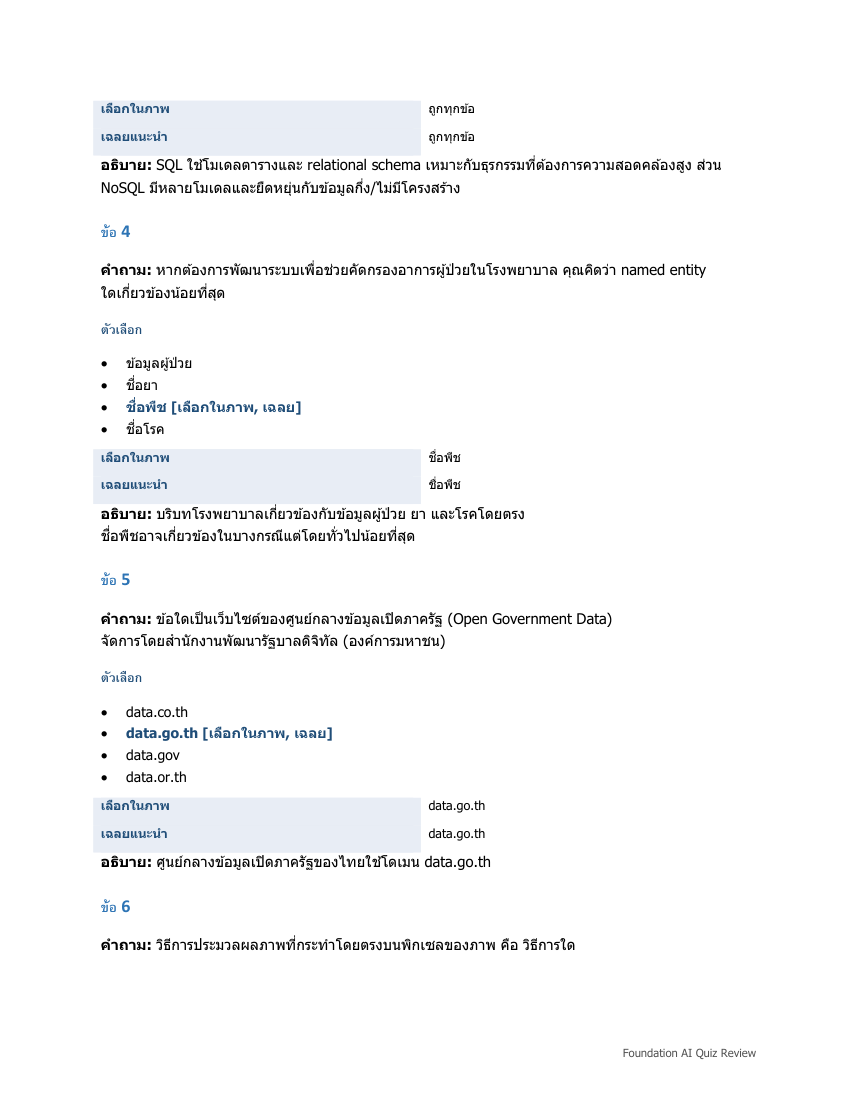
#> input picture Level 1/Foundation AI QUIZ/quiz_extraction/rendered_docx/page-003.png, 857 x 1109 px; its folder holds only this picture in this run
$ python make_render_contact_sheets.py
#> lines starting #> are read from the running program, lines starting #| are printed output that depends on the picture
from __future__ import annotations

from pathlib import Path

from PIL import Image, ImageDraw, ImageFont, ImageOps


ROOT = Path(__file__).resolve().parents[1]
RENDER_DIR = ROOT / "rendered_docx"
SHEET_DIR = RENDER_DIR / "contact_sheets"


def main() -> None:
    SHEET_DIR.mkdir(parents=True, exist_ok=True)
    pages = sorted(RENDER_DIR.glob("page-*.png"))
    thumb_w = 330
    margin = 24
    label_h = 28
    cols = 3
    rows = 4
    per_sheet = cols * rows
    for sheet_idx in range(0, len(pages), per_sheet):
        chunk = pages[sheet_idx:sheet_idx + per_sheet]
        thumbs = []
        for path in chunk:
            img = Image.open(path).convert("RGB")
#> img is the input picture: PIL image 857x1109 RGB; mean R, G, B 248.4, 248.9, 249.5
            scale = thumb_w / img.width
#> scale = 0.385
            thumb = img.resize((thumb_w, int(img.height * scale)))
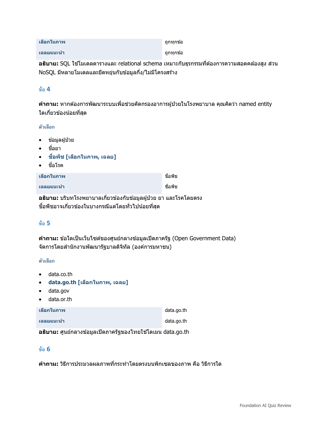
#> thumb: PIL image 330x427 RGB; mean R, G, B 248.3, 248.8, 249.4
            thumb = ImageOps.expand(thumb, border=1, fill="#999999")
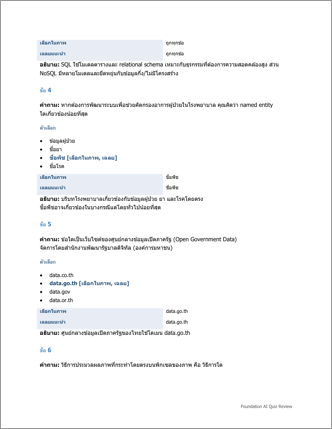
#> thumb: PIL image 332x429 RGB; mean R, G, B 247.3, 247.7, 248.4
            canvas = Image.new("RGB", (thumb.width, thumb.height + label_h), "white")
#> canvas: PIL image 332x457 RGB; every value is 255
            canvas.paste(thumb, (0, label_h))
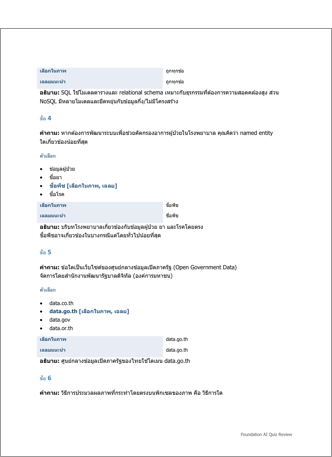
#> canvas: PIL image 332x457 RGB; mean R, G, B 247.8, 248.2, 248.8
            draw = ImageDraw.Draw(canvas)
            draw.text((6, 6), path.stem, fill="black")
            thumbs.append(canvas)
        cell_w = thumb_w + 2 + margin
        cell_h = max(t.height for t in thumbs) + margin
#> cell_h = 481
        sheet = Image.new("RGB", (cols * cell_w + margin, rows * cell_h + margin), "white")
#> sheet: PIL image 1092x1948 RGB; every value is 255
        for i, thumb in enumerate(thumbs):
            x = margin + (i % cols) * cell_w
            y = margin + (i // cols) * cell_h
            sheet.paste(thumb, (x, y))
#> this loop made 1 pass
#> (x, y) on pass 1: (24, 24)
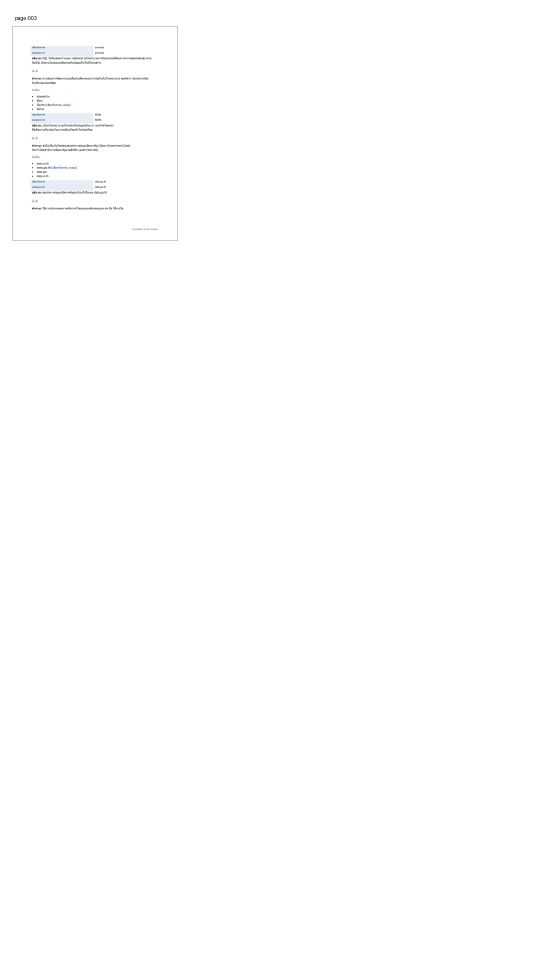
#> sheet: PIL image 1092x1948 RGB (shown at 1/2 size); mean R, G, B 254.5, 254.5, 254.5
        start = sheet_idx + 1
        end = sheet_idx + len(chunk)
        out = SHEET_DIR / f"render_pages_{start:03d}_{end:03d}.png"
        sheet.save(out)
        print(out)


if __name__ == "__main__":
    main()

$ run again, on Level 1/Foundation AI QUIZ/quiz_extraction/rendered_docx/page-019.png
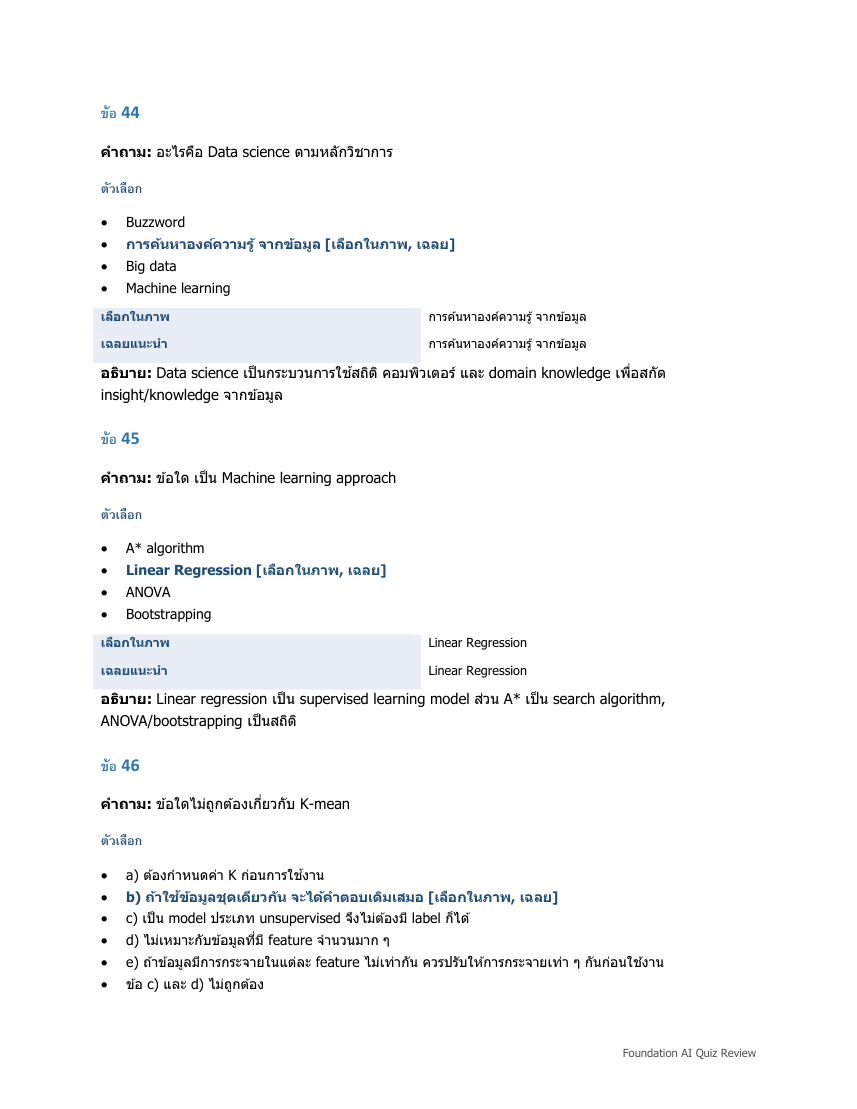
#> input picture Level 1/Foundation AI QUIZ/quiz_extraction/rendered_docx/page-019.png, 857 x 1109 px
#> in main, img is the input picture: PIL image 857x1109 RGB; mean R, G, B 248.5, 249, 249.6
#> in main, `canvas.paste(thumb, (0, label_h))`:
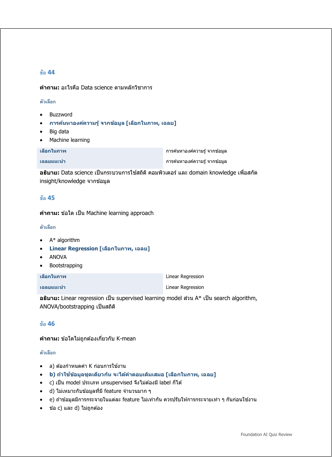
#> canvas: PIL image 332x457 RGB; mean R, G, B 247.8, 248.3, 248.8
#> cell_h = 481
#> the loop in main, `for i, thumb in enumerate(thumbs):` made 1 pass
#> (x, y) on pass 1: (24, 24)
#> after the loop in main, `for i, thumb in enumerate(thumbs):`:
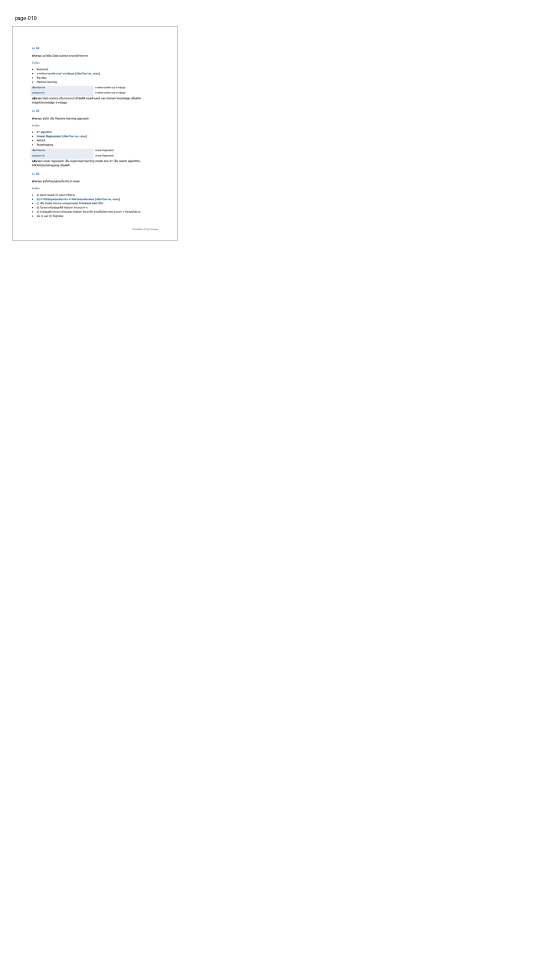
#> sheet: PIL image 1092x1948 RGB (shown at 1/2 size); mean R, G, B 254.5, 254.5, 254.5

$ run again, on Level 1/Foundation AI QUIZ/quiz_extraction/rendered_docx/page-020.png
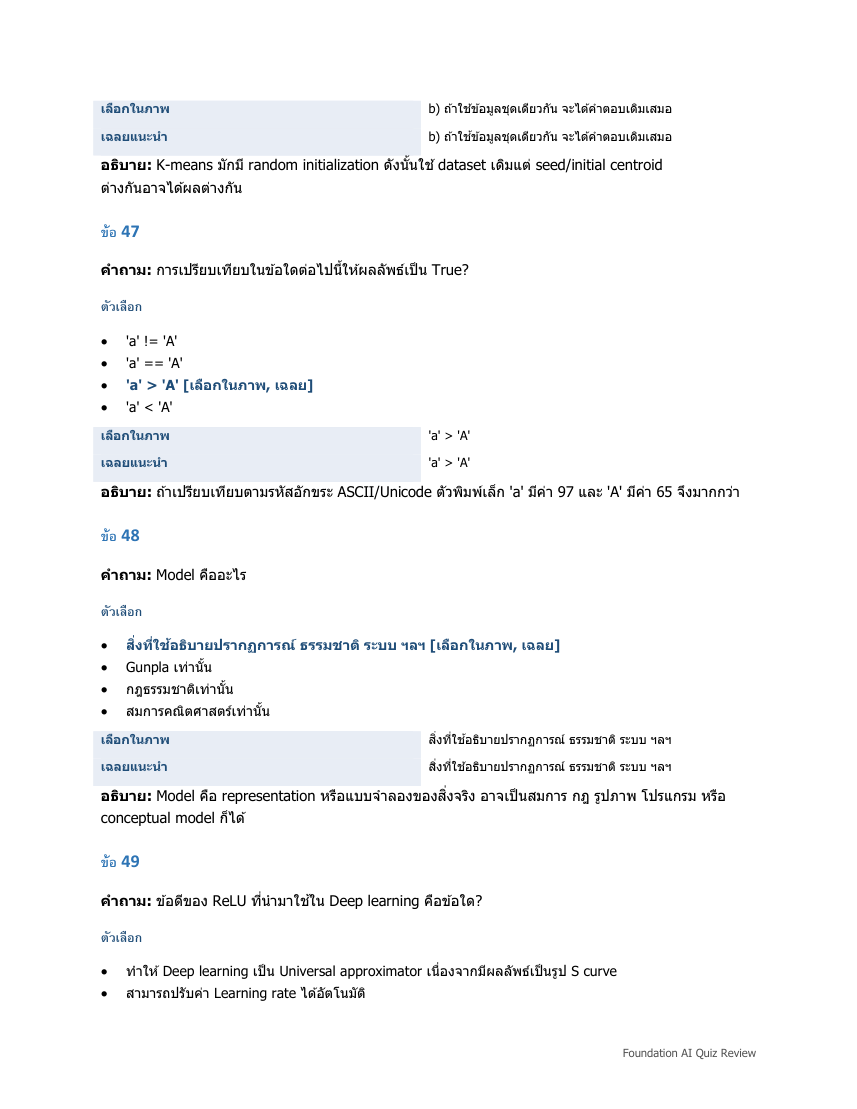
#> input picture Level 1/Foundation AI QUIZ/quiz_extraction/rendered_docx/page-020.png, 857 x 1109 px
#> in main, img is the input picture: PIL image 857x1109 RGB; mean R, G, B 248, 248.5, 249.2
#> in main, `canvas.paste(thumb, (0, label_h))`:
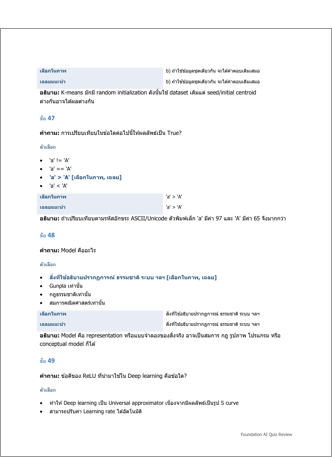
#> canvas: PIL image 332x457 RGB; mean R, G, B 247.3, 247.8, 248.5
#> cell_h = 481
#> the loop in main, `for i, thumb in enumerate(thumbs):` made 1 pass
#> (x, y) on pass 1: (24, 24)
#> after the loop in main, `for i, thumb in enumerate(thumbs):`:
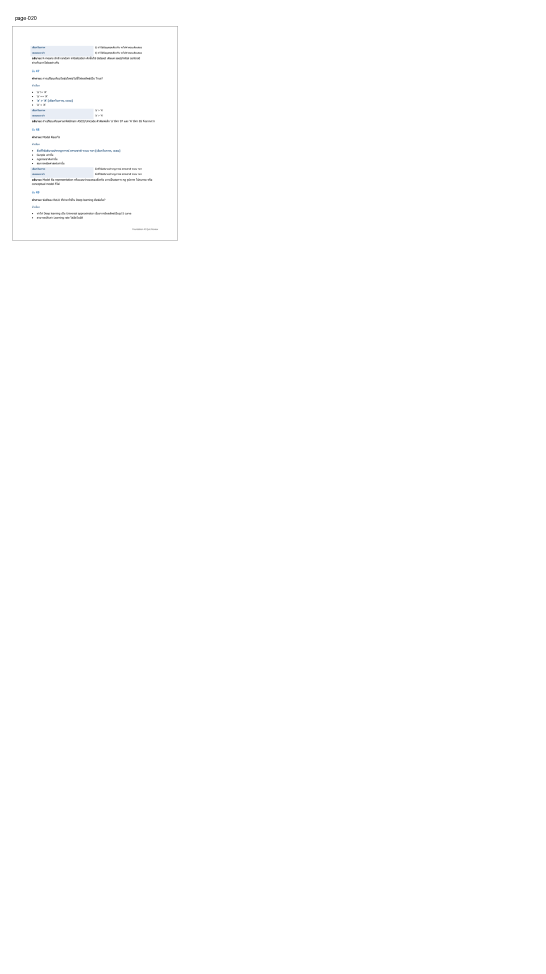
#> sheet: PIL image 1092x1948 RGB (shown at 1/2 size); mean R, G, B 254.4, 254.5, 254.5

$ run again, on Level 1/Foundation AI QUIZ/quiz_extraction/rendered_docx/page-028.png
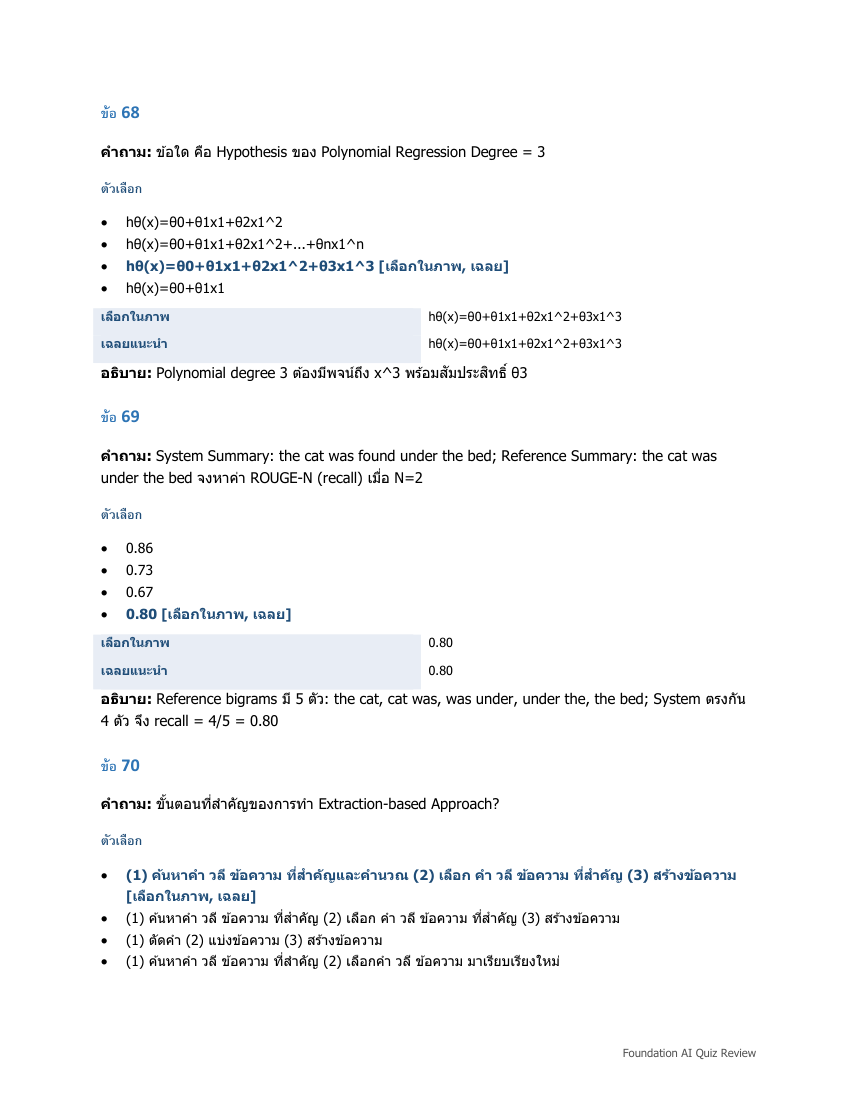
#> input picture Level 1/Foundation AI QUIZ/quiz_extraction/rendered_docx/page-028.png, 857 x 1109 px
#> in main, img is the input picture: PIL image 857x1109 RGB; mean R, G, B 248.1, 248.6, 249.2
#> in main, `canvas.paste(thumb, (0, label_h))`:
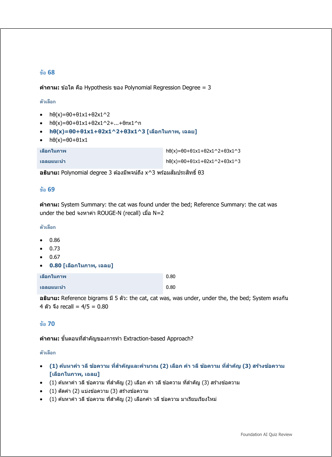
#> canvas: PIL image 332x457 RGB; mean R, G, B 247.4, 247.9, 248.5
#> cell_h = 481
#> the loop in main, `for i, thumb in enumerate(thumbs):` made 1 pass
#> (x, y) on pass 1: (24, 24)
#> after the loop in main, `for i, thumb in enumerate(thumbs):`:
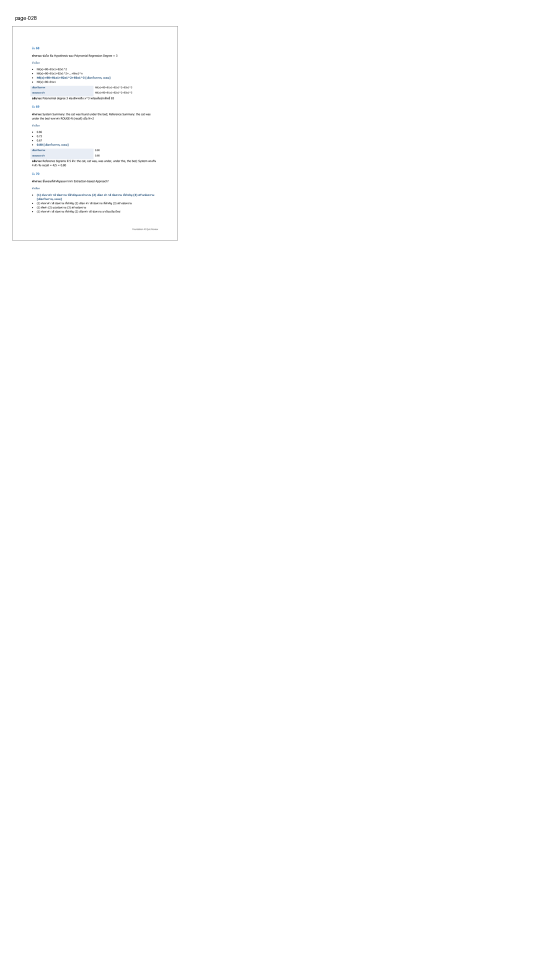
#> sheet: PIL image 1092x1948 RGB (shown at 1/2 size); mean R, G, B 254.4, 254.5, 254.5

$ run again, on Level 1/Foundation AI QUIZ/quiz_extraction/rendered_docx/page-009.png
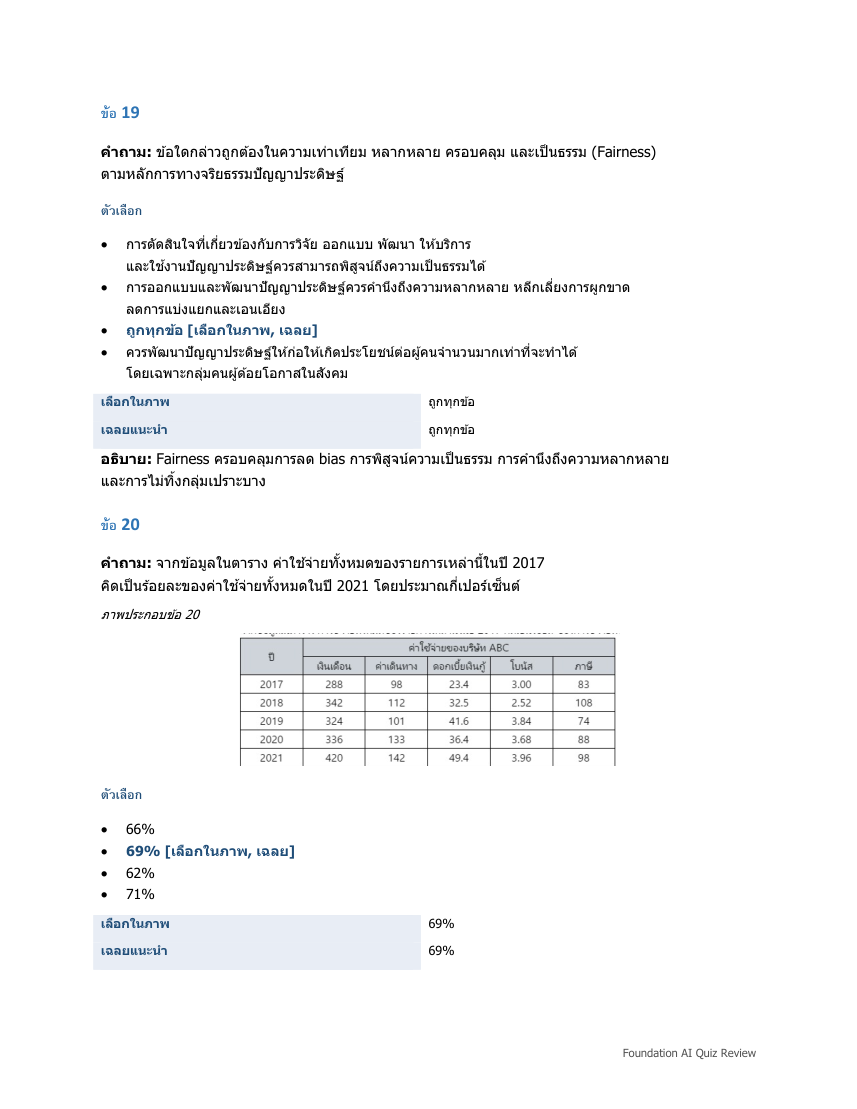
#> input picture Level 1/Foundation AI QUIZ/quiz_extraction/rendered_docx/page-009.png, 857 x 1109 px
#> in main, img is the input picture: PIL image 857x1109 RGB; mean R, G, B 247.5, 247.9, 248.5
#> cell_h = 481
#> the loop in main, `for i, thumb in enumerate(thumbs):` made 1 pass
#> (x, y) on pass 1: (24, 24)
#> after the loop in main, `for i, thumb in enumerate(thumbs):`:
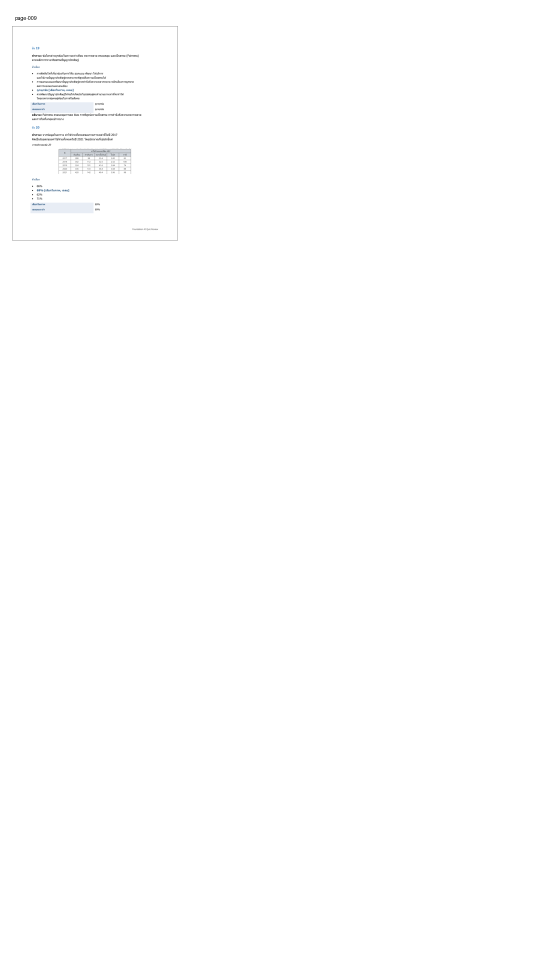
#> sheet: PIL image 1092x1948 RGB (shown at 1/2 size); mean R, G, B 254.4, 254.4, 254.5
